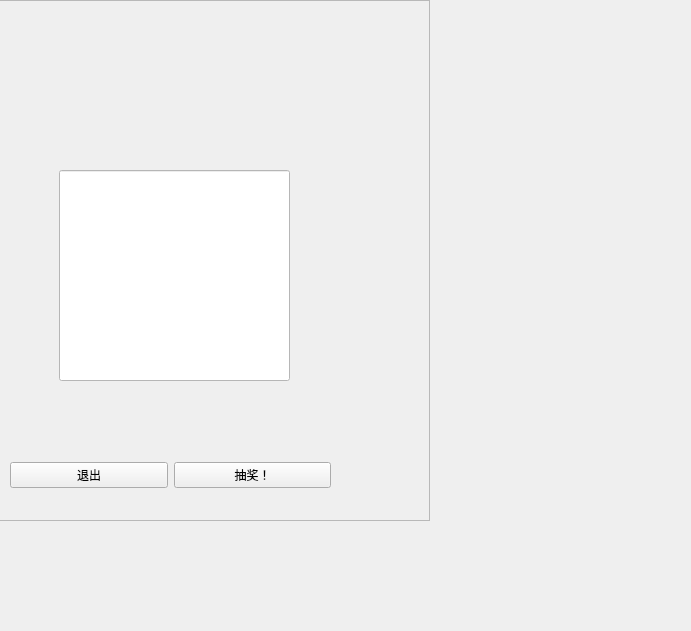
<?xml version="1.0" encoding="UTF-8"?>
<ui version="4.0">
 <class>Usergamble</class>
 <widget class="QWidget" name="Usergamble">
  <property name="geometry">
   <rect>
    <x>0</x>
    <y>0</y>
    <width>691</width>
    <height>631</height>
   </rect>
  </property>
  <property name="minimumSize">
   <size>
    <width>691</width>
    <height>631</height>
   </size>
  </property>
  <property name="maximumSize">
   <size>
    <width>691</width>
    <height>631</height>
   </size>
  </property>
  <property name="windowTitle">
   <string>祝您手气666</string>
  </property>
  <property name="windowIcon">
   <iconset resource="res.qrc">
    <normaloff>:/icon.jpg</normaloff>:/icon.jpg</iconset>
  </property>
  <widget class="QWidget" name="widget" native="true">
   <property name="geometry">
    <rect>
     <x>30</x>
     <y>-10</y>
     <width>271</width>
     <height>161</height>
    </rect>
   </property>
   <property name="styleSheet">
    <string notr="true">image: url(:/title.png);</string>
   </property>
  </widget>
  <widget class="QWidget" name="widget_2" native="true">
   <property name="geometry">
    <rect>
     <x>10</x>
     <y>450</y>
     <width>321</width>
     <height>51</height>
    </rect>
   </property>
   <layout class="QHBoxLayout" name="horizontalLayout">
    <item>
     <widget class="QPushButton" name="exit">
      <property name="text">
       <string>退出</string>
      </property>
     </widget>
    </item>
    <item>
     <widget class="QPushButton" name="find">
      <property name="text">
       <string>抽奖！</string>
      </property>
     </widget>
    </item>
   </layout>
  </widget>
  <widget class="QFrame" name="frame">
   <property name="geometry">
    <rect>
     <x>-1</x>
     <y>0</y>
     <width>431</width>
     <height>521</height>
    </rect>
   </property>
   <property name="styleSheet">
    <string notr="true">background-image: url(:/backshu.png);</string>
   </property>
   <property name="frameShape">
    <enum>QFrame::StyledPanel</enum>
   </property>
   <property name="frameShadow">
    <enum>QFrame::Raised</enum>
   </property>
   <widget class="QLineEdit" name="pointsLabel">
    <property name="geometry">
     <rect>
      <x>60</x>
      <y>170</y>
      <width>231</width>
      <height>211</height>
     </rect>
    </property>
    <property name="styleSheet">
     <string notr="true">background:white;
font-size:24px;
</string>
    </property>
    <property name="text">
     <string/>
    </property>
   </widget>
  </widget>
  <zorder>frame</zorder>
  <zorder>widget</zorder>
  <zorder>widget_2</zorder>
 </widget>
 <resources>
  <include location="res.qrc"/>
 </resources>
 <connections/>
</ui>
